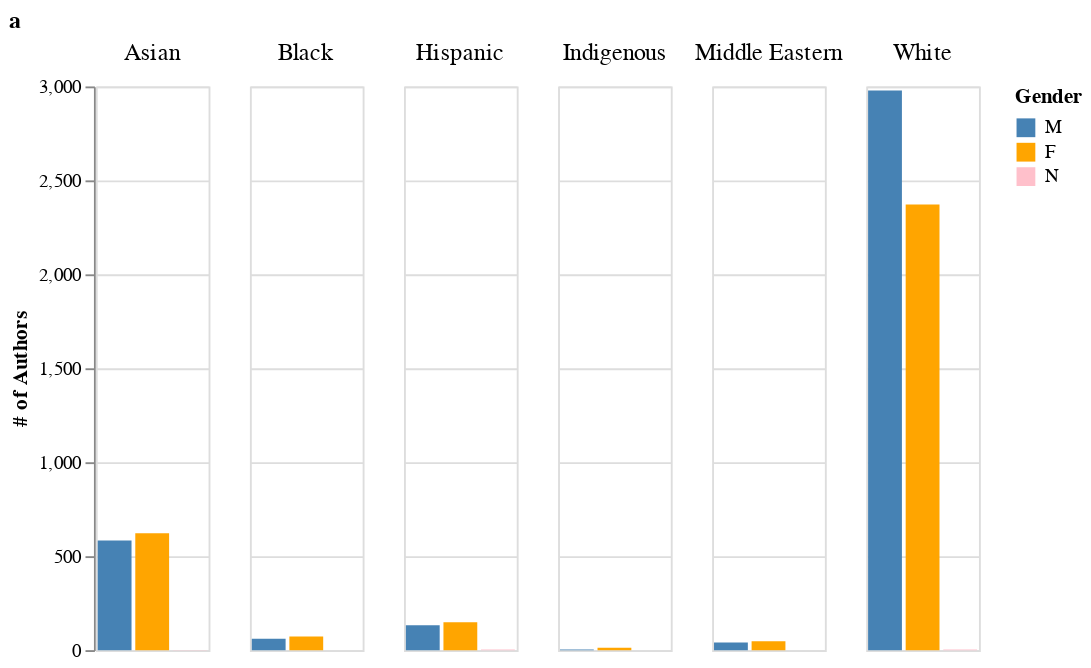

Notebook source saved alongside this figure:
### Code cell
gender_and_race_3 = alt.Chart(gender_by_race_long).mark_bar().encode(
    x = alt.X(
        'genderpred',
        sort = ["M", "F", "N"],
        axis = None
    ),
    y = alt.Y(
        'freq',
        title = '# of Authors',
#         scale=alt.Scale(type="log")  # Here the scale is applied
    ),
    color = alt.Color(
         'genderpred',
        title = 'Gender',
        scale = alt.Scale(
            domain = ['M', 'F', 'N'],
            range = ['steelblue', 'orange', 'pink']
        )
    ),
    column = alt.Column('racepred:N', 
                        title = None,
                        header=alt.Header(labelFontSize=13)
    )
).properties(
    title = 'a',
    height=300,
    width=60
)

gender_and_race_3

### Figure 1 — Vega-Lite specification as saved in the notebook (floating-point values rounded to 4 significant figures)
{"config": {"view": {"continuousWidth": 400, "continuousHeight": 300}}, "data": {"name": "data-177b34941bfd1a365065767268435e60"}, "mark": "bar", "encoding": {"color": {"field": "genderpred", "scale": {"domain": ["M", "F", "N"], "range": ["steelblue", "orange", "pink"]}, "title": "Gender", "type": "nominal"}, "column": {"field": "racepred", "header": {"labelFontSize": 13}, "title": null, "type": "nominal"}, "x": {"axis": null, "field": "genderpred", "sort": ["M", "F", "N"], "type": "nominal"}, "y": {"field": "freq", "title": "# of Authors", "type": "quantitative"}}, "height": 300, "title": "a", "width": 60, "$schema": "https://vega.github.io/schema/vega-lite/v4.17.0.json", "datasets": {"data-177b34941bfd1a365065767268435e60": [{"genderpred": "F", "racepred": "Asian", "freq": 622, "gender_total": 3275, "race_total": 1206, "race_in_gender": 0.19, "gender_in_race": 0.516}, {"genderpred": "F", "racepred": "Black", "freq": 73, "gender_total": 3275, "race_total": 133, "race_in_gender": 0.022, "gender_in_race": 0.549}, {"genderpred": "F", "racepred": "Hispanic", "freq": 149, "gender_total": 3275, "race_total": 286, "race_in_gender": 0.045, "gender_in_race": 0.521}, {"genderpred": "F", "racepred": "Indigenous", "freq": 13, "gender_total": 3275, "race_total": 16, "race_in_gender": 0.004, "gender_in_race": 0.812}, {"genderpred": "F", "racepred": "Middle Eastern", "freq": 47, "gender_total": 3275, "race_total": 88, "race_in_gender": 0.014, "gender_in_race": 0.534}, {"genderpred": "F", "racepred": "White", "freq": 2371, "gender_total": 3275, "race_total": 5354, "race_in_gender": 0.724, "gender_in_race": 0.443}, {"genderpred": "M", "racepred": "Asian", "freq": 583, "gender_total": 3799, "race_total": 1206, "race_in_gender": 0.153, "gender_in_race": 0.483}, {"genderpred": "M", "racepred": "Black", "freq": 60, "gender_total": 3799, "race_total": 133, "race_in_gender": 0.016, "gender_in_race": 0.451}, {"genderpred": "M", "racepred": "Hispanic", "freq": 133, "gender_total": 3799, "race_total": 286, "race_in_gender": 0.035, "gender_in_race": 0.465}, {"genderpred": "M", "racepred": "Indigenous", "freq": 3, "gender_total": 3799, "race_total": 16, "race_in_gender": 0.001, "gender_in_race": 0.188}, {"genderpred": "M", "racepred": "Middle Eastern", "freq": 41, "gender_total": 3799, "race_total": 88, "race_in_gender": 0.011, "gender_in_race": 0.466}, {"genderpred": "M", "racepred": "White", "freq": 2979, "gender_total": 3799, "race_total": 5354, "race_in_gender": 0.784, "gender_in_race": 0.556}, {"genderpred": "N", "racepred": "Asian", "freq": 1, "gender_total": 9, "race_total": 1206, "race_in_gender": 0.111, "gender_in_race": 0.001}, {"genderpred": "N", "racepred": "Hispanic", "freq": 4, "gender_total": 9, "race_total": 286, "race_in_gender": 0.444, "gender_in_race": 0.014}, {"genderpred": "N", "racepred": "White", "freq": 4, "gender_total": 9, "race_total": 5354, "race_in_gender": 0.444, "gender_in_race": 0.001}]}}
